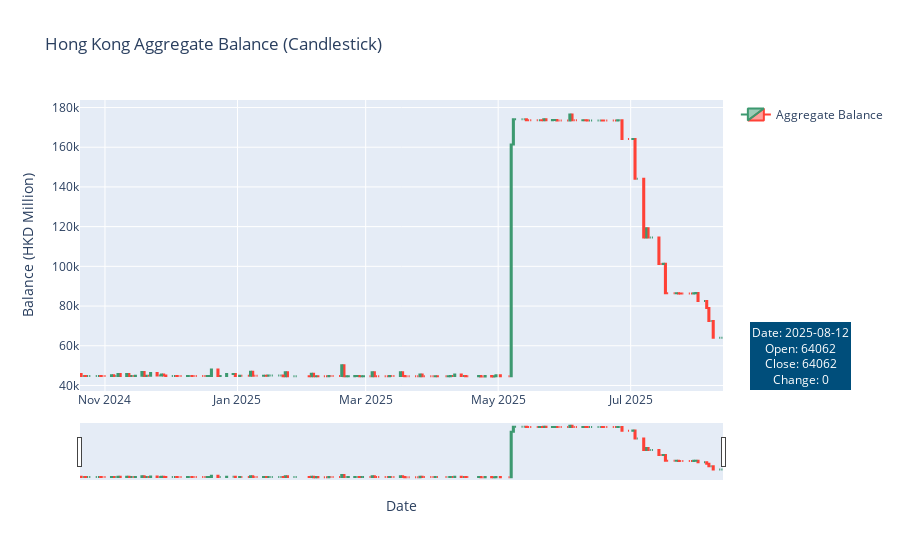

Notebook cell for this chart:
### Code cell
aggreBal_fig = go.Figure(data=[go.Candlestick(
    x=aggreBal_df['end_of_date'],
    open=aggreBal_df['opening_balance'],
    high=aggreBal_df['high'],
    low=aggreBal_df['low'],
    close=aggreBal_df['closing_balance'],
    name='Aggregate Balance',
    showlegend=True,
)])

last_date = aggreBal_df['end_of_date'].iloc[0]
last_open = aggreBal_df['opening_balance'].iloc[0]
last_close = aggreBal_df['closing_balance'].iloc[0]
last_day_change = aggreBal_df['day_change'].iloc[0]

aggreBal_fig.add_annotation(
    text=f"Date: {last_date.strftime('%Y-%m-%d')}<br>Open: {last_open}<br>Close: {last_close}<br>Change: {last_day_change}",
    xref="paper", yref="paper",
    x=1.2, y=0.0,
    showarrow=False,
    bgcolor="rgba(0, 78, 123, 1)",
    borderwidth=2,
    font=dict(size=12, color="white")
)

aggreBal_fig.update_layout(
    xaxis_rangeslider_visible=True,
    title="Hong Kong Aggregate Balance (Candlestick)",
    xaxis_title="Date",
    yaxis_title="Balance (HKD Million)",
)
aggreBal_fig.show()

### Figure 1 — Plotly figure (JSON) as saved in the notebook; plotly's stock layout.template omitted (floating-point values rounded to 4 significant figures; data arrays with more than 128 entries replaced by an {"elided": "..."} marker saying what was removed)
{"data": [{"close": {"elided": "200 int values"}, "high": {"elided": "200 int values"}, "low": {"elided": "200 int values"}, "name": "Aggregate Balance", "open": {"elided": "200 int values"}, "showlegend": true, "type": "candlestick", "x": {"elided": "200 str values"}}], "layout": {"annotations": [{"bgcolor": "rgba(0, 78, 123, 1)", "borderwidth": 2, "font": {"color": "white", "size": 12}, "showarrow": false, "text": "Date: 2025-08-12<br>Open: 64062<br>Close: 64062<br>Change: 0", "x": 1.2, "xref": "paper", "y": 0, "yref": "paper"}], "title": {"text": "Hong Kong Aggregate Balance (Candlestick)"}, "xaxis": {"rangeslider": {"visible": true}, "title": {"text": "Date"}}, "yaxis": {"title": {"text": "Balance (HKD Million)"}}}}
